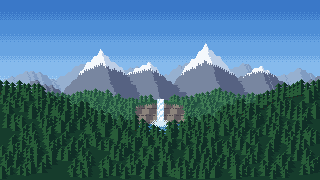
#> input picture anim/scene/bg_day.png, 320 x 180 px, found by its file name; the run also reads 2 pictures not shown here
$ python popup.py
#> lines starting #> are read from the running program, lines starting #| are printed output that depends on the picture
"""The pop-up shown when the folder is clicked: the folder lying open, seen from above.
The art leaves blank areas; the site draws real text over them (see popup_layout.json)."""
import json, os
from PIL import Image
PW,PH=288,164; AT=(16,8)                 # size, and top-left position on the 320x180 canvas
OUTL=(84,52,26); TAN=(206,170,116); TAN_M=(214,180,126); TAN_L=(224,192,140); TAN_H=(236,208,158); TAN_D=(160,124,80); TAN_B=(140,106,68)
INNER=(228,202,156); SCORE=(188,152,100)
PAPER=(244,240,232); PAPER_D=(206,200,198); PAPER_E=(176,170,172); RULE=(214,222,232); INK=(96,84,76)
STAMP=(176,58,48); NOTE=(244,220,120); NOTE_D=(212,184,88); CLIP=(150,156,170); CLIP_L=(206,212,222)
GLY={'A':["010","101","111","101","101"],'B':["110","101","110","101","110"],'C':["011","100","100","100","011"],
 'E':["111","100","110","100","111"],'J':["001","001","001","101","010"],'M':["10001","11011","10101","10001","10001"],
 'N':["1001","1101","1011","1001","1001"],'O':["010","101","101","101","010"],'P':["110","101","110","100","100"],
 'R':["110","101","110","101","101"],'S':["011","100","010","001","110"],'T':["111","010","010","010","010"],'U':["101","101","101","101","111"]}
def text_w(s): return sum(len(GLY[c][0])+1 for c in s)-1
def text(im,s,x,y,c):
    for ch in s:
        g=GLY[ch]
        for j,row in enumerate(g):
            for i,b in enumerate(row):
                if b=='1': im.putpixel((x+i,y+j),c+(255,))
        x+=len(g[0])+1
def rect(im,x0,y0,x1,y1,c):
    for y in range(y0,y1+1):
        for x in range(x0,x1+1):
            if 0<=x<im.width and 0<=y<im.height: im.putpixel((x,y),c+(255,))
def frame(im,x0,y0,x1,y1,c):
    rect(im,x0,y0,x1,y0,c); rect(im,x0,y1,x1,y1,c); rect(im,x0,y0,x0,y1,c); rect(im,x1,y0,x1,y1,c)
TABS=[('ABOUT',118),('RESUME',160),('PROJECTS',202),('CONTACT',244)]; TW,TH=40,13
def tab(im,x,label,active):
    body=TAN_H if active else TAN_D
    rect(im,x+1,1,x+TW-2,TH,body); rect(im,x+2,0,x+TW-3,0,OUTL); rect(im,x,2,x,TH,OUTL); rect(im,x+TW-1,2,x+TW-1,TH,OUTL)
    im.putpixel((x+1,1),OUTL+(255,)); im.putpixel((x+TW-2,1),OUTL+(255,))
    if not active: rect(im,x,TH,x+TW-1,TH,OUTL)
    else: rect(im,x+1,TH,x+TW-2,TH,TAN_H)
    text(im,label,x+(TW-text_w(label))//2,4,OUTL if active else TAN_H)
im=Image.new("RGBA",(PW,PH),(0,0,0,0))
#> im: PIL image 288x164 RGBA; every value is 0
# back of the folder and the inside of the front cover
rect(im,0,TH,PW-1,PH-1,OUTL); rect(im,1,TH+1,PW-2,PH-2,TAN_M)
rect(im,1,TH+1,142,PH-2,INNER); rect(im,1,TH+1,142,TH+1,TAN_H); rect(im,1,PH-4,PW-2,PH-2,TAN)
rect(im,143,TH+1,144,PH-2,TAN_D); rect(im,141,TH+1,141,PH-2,SCORE); rect(im,146,TH+1,146,PH-2,SCORE)   # the spine
for x,_ in [(t[1],0) for t in TABS]: pass
for label,x in TABS: tab(im,x,label,False)
# right: a stack of pages, the top one blank for the site's text
rect(im,152,20,283,159,PAPER_E); rect(im,151,19,281,157,PAPER_D); rect(im,149,17,279,155,OUTL); rect(im,150,18,278,154,PAPER)
#> after the loop in rect (call 29), `for y in range(y0,y1+1):`:
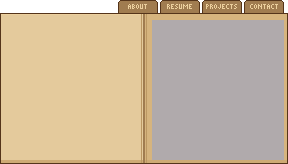
#> im: PIL image 288x164 RGBA; mean R, G, B, A 192.2, 173.8, 148.2, 245.9; transparent parts drawn white
#> after the loop in rect (call 30), `for y in range(y0,y1+1):`:
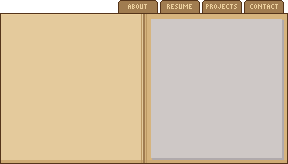
#> im: PIL image 288x164 RGBA; mean R, G, B, A 203.5, 185.3, 158.5, 245.9; transparent parts drawn white
#> after the loop in rect (call 31), `for y in range(y0,y1+1):`:
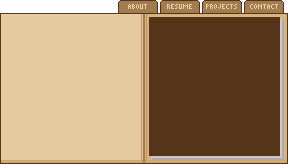
#> im: PIL image 288x164 RGBA; mean R, G, B, A 156.4, 128.5, 93, 245.9; transparent parts drawn white
#> after the loop in rect (call 32), `for y in range(y0,y1+1):`:
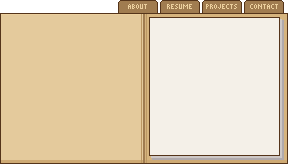
#> im: PIL image 288x164 RGBA; mean R, G, B, A 216.3, 198.8, 170.1, 245.9; transparent parts drawn white
PAGE=(155,26,273,150)
# paperclip on the page
for (x0,y0,x1,y1) in ((160,13,166,24),(162,15,164,22)): frame(im,x0,y0,x1,y1,CLIP)
rect(im,160,13,160,24,CLIP_L)
# left: photo held by a clip, an index card, a sticky note, a coffee ring and the stamp
rect(im,13,25,58,78,OUTL); rect(im,14,26,57,77,PAPER); rect(im,18,30,53,65,(120,150,170)); frame(im,18,30,53,65,PAPER_E)
PHOTO=(18,30,53,65)
frame(im,30,21,36,31,CLIP); rect(im,30,21,30,31,CLIP_L)
rect(im,65,25,136,78,OUTL); rect(im,66,26,135,77,PAPER); rect(im,66,26,135,33,(214,92,84))
#> after `rect(im, 66, 26, 135, 77, PAPER)`:
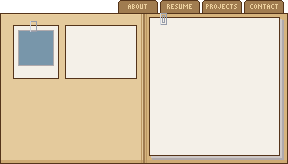
#> im: PIL image 288x164 RGBA; mean R, G, B, A 213.6, 199.7, 176.7, 245.9; transparent parts drawn white
for y in range(42,76,8): rect(im,69,y,132,y,RULE)
CARD=(69,36,132,75)
rect(im,15,90,74,142,NOTE_D); rect(im,14,89,72,140,NOTE); rect(im,14,89,72,91,NOTE_D)
#> after `rect(im, 15, 90, 74, 142, NOTE_D)`:
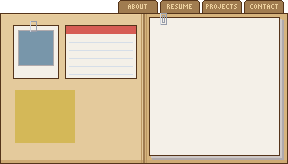
#> im: PIL image 288x164 RGBA; mean R, G, B, A 212, 196.6, 170.4, 245.9; transparent parts drawn white
#> after `rect(im, 14, 89, 72, 140, NOTE)`:
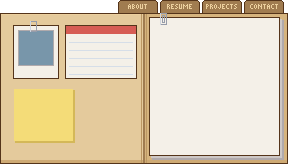
#> im: PIL image 288x164 RGBA; mean R, G, B, A 214, 198.9, 172.3, 245.9; transparent parts drawn white
STICKY=(18,95,69,137)
import math
for a in range(0,360,3):                                   # coffee ring, a nod to the mug on the sill
    for r_,c in ((13,TAN_D),(12,TAN)):
        if a%72<60:
            x=int(108+r_*math.cos(math.radians(a))); y=int(118+r_*0.8*math.sin(math.radians(a))); im.putpixel((x,y),c+(255,))
frame(im,84,144,132,156,STAMP); frame(im,86,146,130,154,STAMP)
# close button
rect(im,4,TH+4,14,TH+14,OUTL); rect(im,5,TH+5,13,TH+13,STAMP)
for i in range(5):
    for x,y in ((7+i,TH+7+i),(11-i,TH+7+i)): im.putpixel((x,y),PAPER+(255,))
CLOSE=(4,TH+4,14,TH+14)
os.makedirs("folder_assets/popup",exist_ok=True)
im.save("folder_assets/popup/popup_folder.png")
for label,x in TABS:
    t=Image.new("RGBA",(TW,TH+1),(0,0,0,0)); tab(t,0,label,True); t.save(f"folder_assets/popup/popup_tab_{label.lower()}_active.png")
box=lambda r:{"x":r[0],"y":r[1],"w":r[2]-r[0]+1,"h":r[3]-r[1]+1}
layout={"note":"All numbers are native pixels. Regions are relative to the top-left of popup_folder.png; multiply by the canvas scale for screen pixels.",
 "popup":{"file":"popup_folder.png","w":PW,"h":PH,"canvas_x":AT[0],"canvas_y":AT[1]},
 "tabs":[{"name":l.lower(),"active_file":f"popup_tab_{l.lower()}_active.png","x":x,"y":0,"w":TW,"h":TH+1} for l,x in TABS],
 "regions":{"page":box(PAGE),"photo":box(PHOTO),"card":box(CARD),"sticky":box(STICKY),"stamp":box((87,147,129,153)),"close":box(CLOSE)},
 "colors":{"ink":"#60544C","ink_dark":"#54341A","stamp_red":"#B03A30","paper":"#F4F0E8","rule":"#D6DEE8","tan":"#CEAA74","backdrop":"rgba(20,12,6,0.6)"}}
json.dump(layout,open("folder_assets/popup/popup_layout.json","w"),indent=2)
# mockup: how it could look filled in, with grey bars standing in for text
bg=Image.open("bg_day.png").convert("RGBA"); bg.alpha_composite(Image.open("anim/near_forest_day.png")); bg.alpha_composite(Image.open("cabin_window.png").convert("RGBA"))
#> (the run stopped early here; a loop or call above may not have finished)
